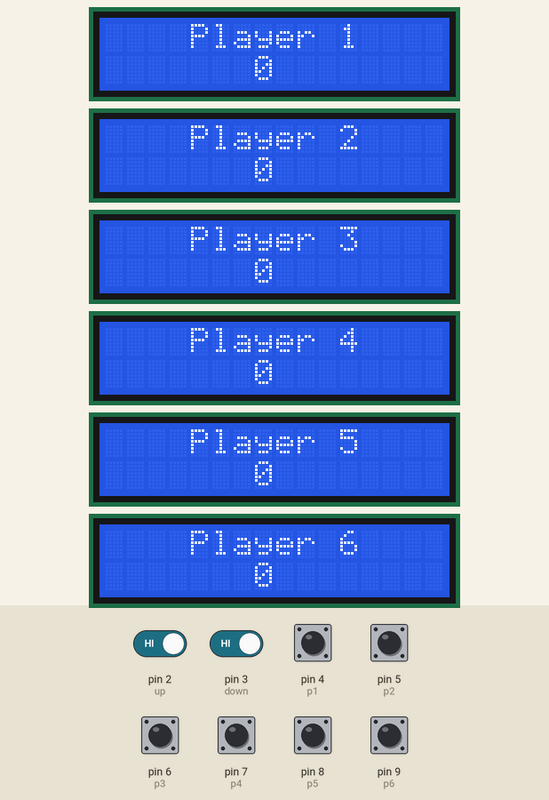
A program run on a simulated Arduino Nano, built with avr-gcc and run on an emulated ATmega328P. On the bench: 6 × 16×2 character LCD. The inputs (shaded band) are chosen by the test bench; at power-on: pin 2 (up), pin 3 (down), pin 4 (p1), pin 5 (p2), pin 6 (p3), pin 7 (p4), pin 8 (p5), pin 9 (p6) HIGH.

Above: at 4.8 s.
4.9 s: pin 2 (up) driven LOW and pin 3 (down) driven LOW
7.9 s: pin 4 (p1) pulled LOW for 1 s
At 8.97 s:
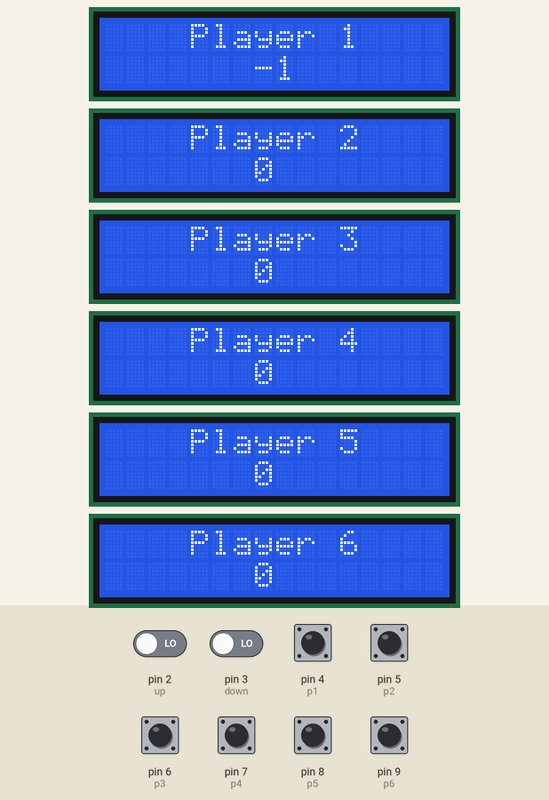
11.9 s: pin 5 (p2) pulled LOW for 0.15 s
At 13.1 s:
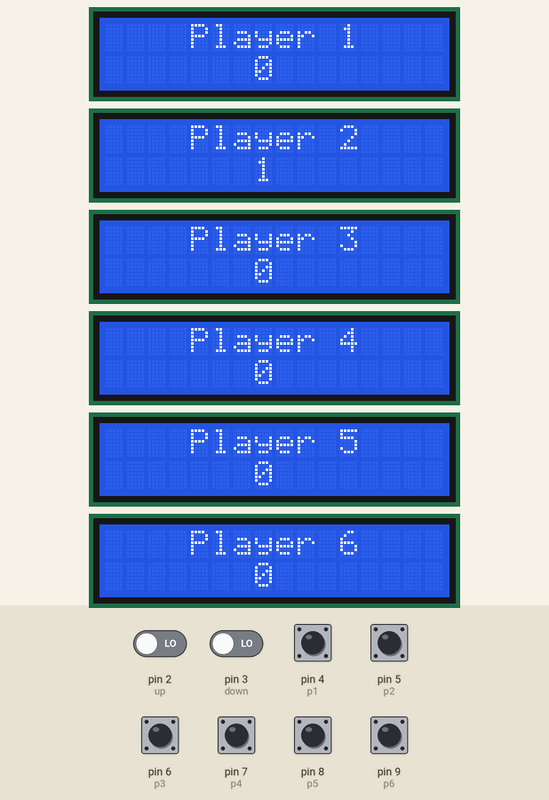
15.0 s: pin 6 (p3) pulled LOW for 0.15 s
At 16.3 s:
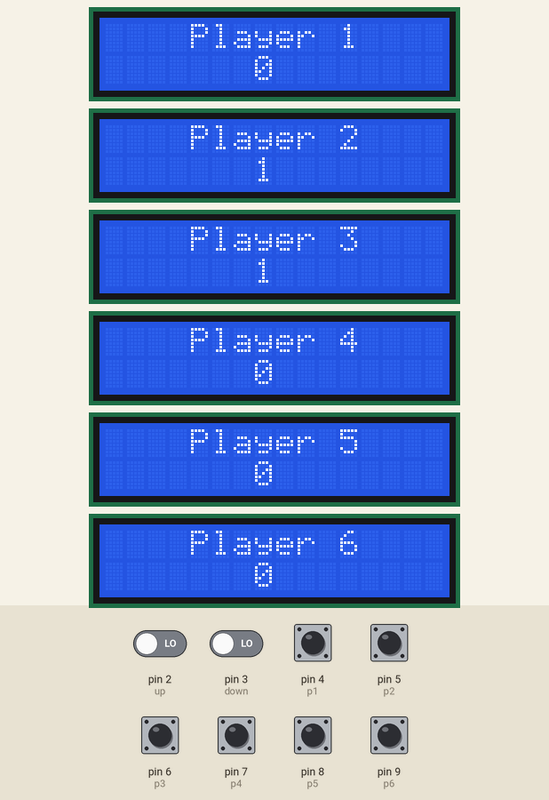
18.1 s: pin 9 (p6) pulled LOW for 0.15 s
At 19.5 s:
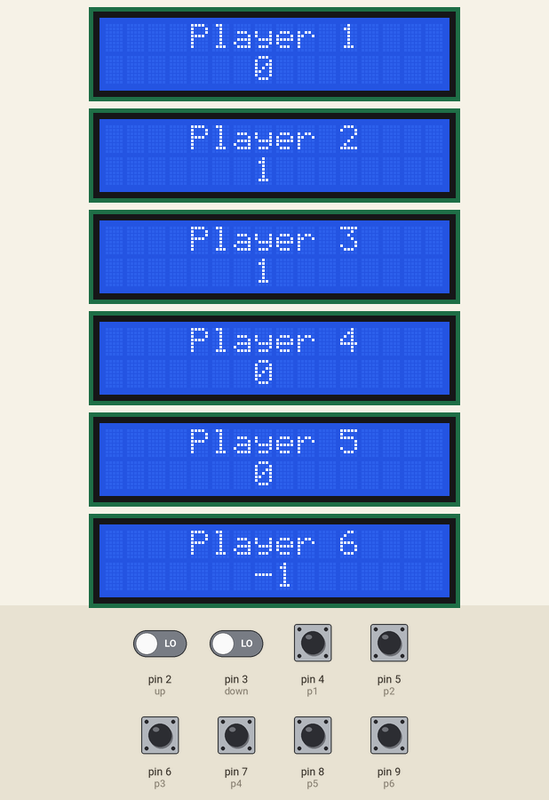
21.2 s: pin 7 (p4) pulled LOW for 0.15 s
At 22.5 s:
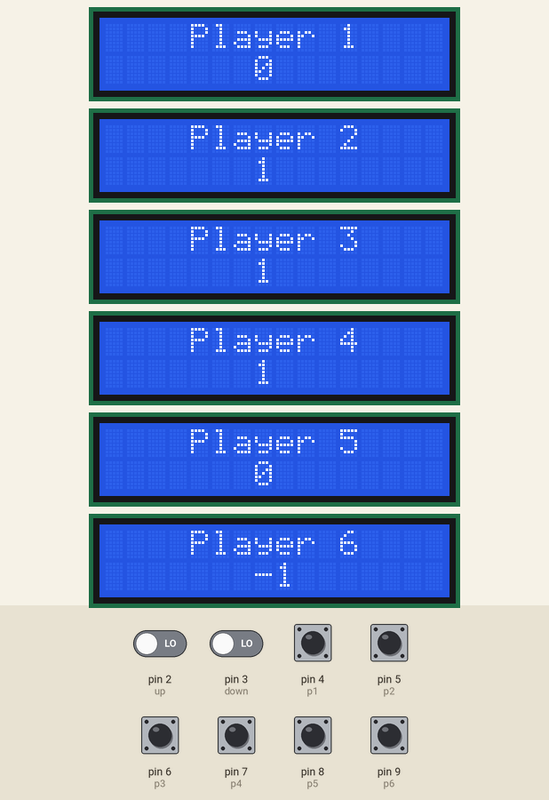
Timing chart, 0 to 24.2 s (numbered marks = the images above; inputs shaded):
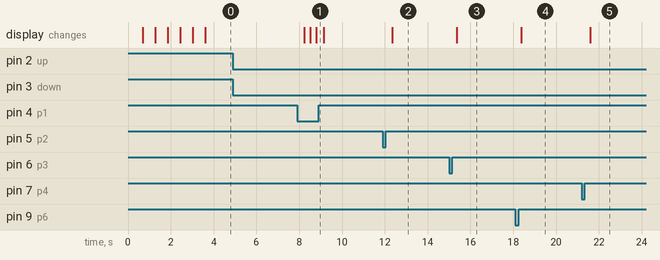

Measured:
- after the input at 4.9 s, every drawn part: stays the same
- after the input at 7.9 s, the display: changes after 0.34 s (image 1)
- after the input at 11.9 s, the display: changes after 0.43 s (image 2)
- after the input at 15.0 s, the display: changes after 0.36 s (image 3)
- after the input at 18.1 s, the display: changes after 0.28 s (image 4)
- after the input at 21.2 s, the display: changes after 0.40 s (image 5)

The program:

main.cpp
```cpp
/*
/ CC Nils Rattensperger
/ 14.10.2022
/ Axis and Allies Point Counter
*/
#include <Arduino.h>
#include <LiquidCrystal_I2C.h>

#define up 2
#define down 3
#define p1 4
#define p2 5
#define p3 6
#define p4 7
#define p5 8
#define p6 9

//displayed Player Names
String nameP1 = "Player 1";
String nameP2 = "Player 2";
String nameP3 = "Player 3";
String nameP4 = "Player 4";
String nameP5 = "Player 5";
String nameP6 = "Player 6";

int startdelaytime = 500;
int buffering = 200;

//Point Values
int pointsP1 = 0;
int pointsP2 = 0;
int pointsP3 = 0;
int pointsP4 = 0;
int pointsP5 = 0;
int pointsP6 = 0;


LiquidCrystal_I2C lcd1(0x27, 16, 2);
LiquidCrystal_I2C lcd2(0x26, 16, 2);
LiquidCrystal_I2C lcd3(0x25, 16, 2);
LiquidCrystal_I2C lcd4(0x24, 16, 2); //Adresse prüfen!!!
LiquidCrystal_I2C lcd5(0x23, 16, 2);
LiquidCrystal_I2C lcd6(0x22, 16, 2);

byte Character[8] =
{ 0b01110,
  0b01110,
  0b00100,
  0b01110,
  0b10101,
  0b00100,
  0b01010,
  0b10001
};

void refreshLCD() {
  lcd1.clear();
  lcd1.setCursor(4,0);
  lcd1.print(nameP1);
  lcd1.setCursor(7, 1);
  lcd1.print(pointsP1);

  lcd2.clear();
  lcd2.setCursor(4,0);
  lcd2.print(nameP2);
  lcd2.setCursor(7, 1);
  lcd2.print(pointsP2);

  lcd3.clear();
  lcd3.setCursor(4,0);
  lcd3.print(nameP3);
  lcd3.setCursor(7, 1);
  lcd3.print(pointsP3);

  lcd4.clear();
  lcd4.setCursor(4,0);
  lcd4.print(nameP4);
  lcd4.setCursor(7, 1);
  lcd4.print(pointsP4);

  lcd5.clear();
  lcd5.setCursor(4,0);
  lcd5.print(nameP5);
  lcd5.setCursor(7, 1);
  lcd5.print(pointsP5);

  lcd6.clear();
  lcd6.setCursor(4,0);
  lcd6.print(nameP6);
  lcd6.setCursor(7, 1);
  lcd6.print(pointsP6);
}

void initLCD() {
  lcd1.init();
  lcd1.backlight();
  lcd1.setCursor(0,0);
  lcd1.printstr("Axis & Allies");
  lcd1.setCursor(0, 1);
  lcd1.printstr("Punktezaehler");
  delay(startdelaytime);

  lcd2.init();
  lcd2.backlight();
  lcd2.setCursor(5,0);
  lcd2.printstr("Software by");
  lcd2.setCursor(0, 1);
  lcd2.printstr("N. Rattensperger");
  delay(startdelaytime);

  lcd3.init();
  lcd3.backlight();
  lcd3.setCursor(0,0);
  lcd3.printstr("Befehle werden");
  lcd3.setCursor(0, 1);
  lcd3.printstr("erteilt...");
  delay(startdelaytime);

  lcd4.init();
  lcd4.backlight();
  lcd4.setCursor(3, 0);
  lcd4.printstr("Strategien");
  lcd4.setCursor(0, 1);
  lcd4.printstr("werden erstellt");
  delay(startdelaytime);

  lcd5.init();
  lcd5.backlight();
  lcd5.setCursor(4, 0);
  lcd5.printstr("Motoren");
  lcd5.setCursor(0, 1);
  lcd5.printstr("werden gestartet");
  delay(startdelaytime);

  lcd6.init();
  lcd6.backlight();
  lcd6.setCursor(0, 0);
  lcd6.printstr("Auf in die");
  lcd6.setCursor(0, 1);
  lcd6.printstr("Schlacht!");
  delay(startdelaytime);

  refreshLCD();
}

void initPins() {
pinMode(up, INPUT_PULLUP);
pinMode(down, INPUT_PULLUP);
pinMode(p1, INPUT_PULLUP);
pinMode(p2, INPUT_PULLUP);
pinMode(p3, INPUT_PULLUP);
pinMode(p4, INPUT_PULLUP);
pinMode(p5, INPUT_PULLUP);
pinMode(p6, INPUT_PULLUP);
}

void debug() {
  Serial.print("P1: ");
  Serial.print(pointsP1);

  Serial.print(" P2:");
  Serial.print(pointsP2);

  Serial.print(" P3:");
  Serial.print(pointsP3);

  Serial.print(" P4:");
  Serial.print(pointsP4);

  Serial.print(" P5:");
  Serial.print(pointsP5);

  Serial.print(" P6:");
  Serial.println(pointsP6);
}

void setup() {
  Serial.begin(9600);
  initLCD();
  initPins();
}

void loop() {
        // Taste Up
        // 0 = GND, Taster mit Pullup!
  if(digitalRead(up) == 0){     //Up is been tested
    if(digitalRead(p1) == 0){   //if player 1 is selected (rotary switch)
      pointsP1 = pointsP1+1;    //add 1 point
      delay(buffering);         //Bounce is a problem
    }
    if(digitalRead(p2) == 0){   //rinse and repeat
      pointsP2 =  pointsP2+1;
      delay(buffering);
    }
    if(digitalRead(p3) == 0){
      pointsP3 = pointsP3+1;
      delay(buffering);
    }
    if(digitalRead(p4) == 0){
      pointsP4 = pointsP4+1;
      delay(buffering);
    }
    if(digitalRead(p5) == 0){
      pointsP5 = pointsP5+1;
      delay(buffering);
    }
    if(digitalRead(p6) == 0){
      pointsP6 = pointsP6+1;
      delay(buffering);
    }
    refreshLCD();
  }
        // Taste Down

  if(digitalRead(down) == 0){   //down is been tested
    if(digitalRead(p1) == 0){
      pointsP1 = pointsP1-1;
      delay(buffering);
    }
    if(digitalRead(p2) == 0){
      pointsP2 = pointsP2-1;
      delay(buffering);
    }
    if(digitalRead(p3) == 0){
      pointsP3 = pointsP3-1;
      delay(buffering);
    }
    if(digitalRead(p4) == 0){
      pointsP4 = pointsP4-1;
      delay(buffering);
    }
    if(digitalRead(p5) == 0){
      pointsP5 = pointsP5-1;
      delay(buffering);
    }
    if(digitalRead(p6) == 0){
      pointsP6 = pointsP6-1;
      delay(buffering);
    }
    refreshLCD();
  }

  //debug();
}
```
